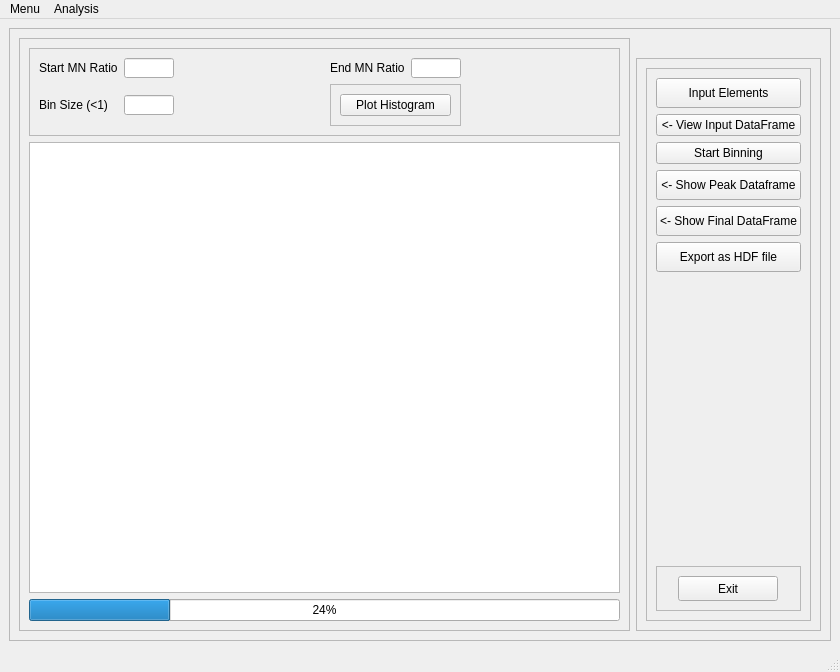
<?xml version="1.0" encoding="UTF-8"?>
<ui version="4.0">
 <class>MainWindow</class>
 <widget class="QMainWindow" name="MainWindow">
  <property name="geometry">
   <rect>
    <x>0</x>
    <y>0</y>
    <width>840</width>
    <height>672</height>
   </rect>
  </property>
  <property name="windowTitle">
   <string>LHT-Image Analyzer</string>
  </property>
  <widget class="QWidget" name="centralwidget">
   <layout class="QGridLayout" name="gridLayout">
    <item row="0" column="0">
     <widget class="QFrame" name="frame">
      <property name="frameShape">
       <enum>QFrame::StyledPanel</enum>
      </property>
      <property name="frameShadow">
       <enum>QFrame::Raised</enum>
      </property>
      <layout class="QGridLayout" name="gridLayout_8">
       <item row="2" column="0" rowspan="2">
        <widget class="QFrame" name="frame_3">
         <property name="frameShape">
          <enum>QFrame::StyledPanel</enum>
         </property>
         <property name="frameShadow">
          <enum>QFrame::Raised</enum>
         </property>
         <layout class="QGridLayout" name="gridLayout_3">
          <item row="3" column="0">
           <widget class="QProgressBar" name="progressBar">
            <property name="maximumSize">
             <size>
              <width>16777215</width>
              <height>16777215</height>
             </size>
            </property>
            <property name="value">
             <number>24</number>
            </property>
           </widget>
          </item>
          <item row="2" column="0">
           <widget class="QTableView" name="tableView">
            <property name="sizeAdjustPolicy">
             <enum>QAbstractScrollArea::AdjustToContents</enum>
            </property>
            <property name="sortingEnabled">
             <bool>true</bool>
            </property>
           </widget>
          </item>
          <item row="1" column="0">
           <widget class="QFrame" name="frame_9">
            <property name="frameShape">
             <enum>QFrame::StyledPanel</enum>
            </property>
            <property name="frameShadow">
             <enum>QFrame::Raised</enum>
            </property>
            <layout class="QGridLayout" name="gridLayout_4">
             <item row="2" column="3">
              <widget class="QLineEdit" name="lineEdit_3">
               <property name="sizePolicy">
                <sizepolicy hsizetype="Minimum" vsizetype="Fixed">
                 <horstretch>0</horstretch>
                 <verstretch>0</verstretch>
                </sizepolicy>
               </property>
               <property name="minimumSize">
                <size>
                 <width>50</width>
                 <height>20</height>
                </size>
               </property>
               <property name="maximumSize">
                <size>
                 <width>50</width>
                 <height>20</height>
                </size>
               </property>
               <property name="toolTip">
                <string>Bin size increment for histogram plot</string>
               </property>
              </widget>
             </item>
             <item row="0" column="3">
              <widget class="QLineEdit" name="lineEdit">
               <property name="sizePolicy">
                <sizepolicy hsizetype="Minimum" vsizetype="Fixed">
                 <horstretch>0</horstretch>
                 <verstretch>0</verstretch>
                </sizepolicy>
               </property>
               <property name="minimumSize">
                <size>
                 <width>50</width>
                 <height>20</height>
                </size>
               </property>
               <property name="maximumSize">
                <size>
                 <width>50</width>
                 <height>20</height>
                </size>
               </property>
               <property name="toolTip">
                <string>Start range of MN ratio</string>
               </property>
              </widget>
             </item>
             <item row="0" column="5">
              <widget class="QLabel" name="label_2">
               <property name="text">
                <string>End MN Ratio</string>
               </property>
              </widget>
             </item>
             <item row="0" column="6">
              <widget class="QLineEdit" name="lineEdit_2">
               <property name="sizePolicy">
                <sizepolicy hsizetype="Maximum" vsizetype="Fixed">
                 <horstretch>0</horstretch>
                 <verstretch>0</verstretch>
                </sizepolicy>
               </property>
               <property name="minimumSize">
                <size>
                 <width>50</width>
                 <height>20</height>
                </size>
               </property>
               <property name="maximumSize">
                <size>
                 <width>50</width>
                 <height>20</height>
                </size>
               </property>
               <property name="toolTip">
                <string>End range of MN ratio</string>
               </property>
              </widget>
             </item>
             <item row="0" column="4">
              <spacer name="horizontalSpacer">
               <property name="orientation">
                <enum>Qt::Horizontal</enum>
               </property>
               <property name="sizeHint" stdset="0">
                <size>
                 <width>40</width>
                 <height>20</height>
                </size>
               </property>
              </spacer>
             </item>
             <item row="2" column="5" colspan="2">
              <widget class="QFrame" name="frame_5">
               <property name="frameShape">
                <enum>QFrame::StyledPanel</enum>
               </property>
               <property name="frameShadow">
                <enum>QFrame::Raised</enum>
               </property>
               <layout class="QGridLayout" name="gridLayout_7">
                <item row="0" column="0">
                 <widget class="QPushButton" name="pushButton_2">
                  <property name="maximumSize">
                   <size>
                    <width>200</width>
                    <height>16777215</height>
                   </size>
                  </property>
                  <property name="toolTip">
                   <string>Plot histogram between given points</string>
                  </property>
                  <property name="text">
                   <string>Plot Histogram</string>
                  </property>
                 </widget>
                </item>
               </layout>
              </widget>
             </item>
             <item row="0" column="2">
              <widget class="QLabel" name="label">
               <property name="text">
                <string>Start MN Ratio</string>
               </property>
              </widget>
             </item>
             <item row="2" column="2">
              <widget class="QLabel" name="label_3">
               <property name="text">
                <string>Bin Size (&lt;1)</string>
               </property>
              </widget>
             </item>
             <item row="0" column="7">
              <spacer name="horizontalSpacer_2">
               <property name="orientation">
                <enum>Qt::Horizontal</enum>
               </property>
               <property name="sizeHint" stdset="0">
                <size>
                 <width>40</width>
                 <height>20</height>
                </size>
               </property>
              </spacer>
             </item>
            </layout>
           </widget>
          </item>
         </layout>
        </widget>
       </item>
       <item row="3" column="2">
        <widget class="QFrame" name="frame_2">
         <property name="frameShape">
          <enum>QFrame::StyledPanel</enum>
         </property>
         <property name="frameShadow">
          <enum>QFrame::Raised</enum>
         </property>
         <layout class="QGridLayout" name="gridLayout_6">
          <item row="0" column="0">
           <widget class="QFrame" name="frame_7">
            <property name="frameShape">
             <enum>QFrame::StyledPanel</enum>
            </property>
            <property name="frameShadow">
             <enum>QFrame::Raised</enum>
            </property>
            <layout class="QGridLayout" name="gridLayout_2">
             <item row="2" column="0">
              <widget class="QPushButton" name="pushButton">
               <property name="maximumSize">
                <size>
                 <width>200</width>
                 <height>30</height>
                </size>
               </property>
               <property name="toolTip">
                <string>View first 5 rows of input matlab file</string>
               </property>
               <property name="text">
                <string>&lt;- View Input DataFrame</string>
               </property>
              </widget>
             </item>
             <item row="4" column="0">
              <widget class="QPushButton" name="pushButton_4">
               <property name="maximumSize">
                <size>
                 <width>200</width>
                 <height>30</height>
                </size>
               </property>
               <property name="toolTip">
                <string>Start binning after completing table</string>
               </property>
               <property name="text">
                <string>Start Binning</string>
               </property>
              </widget>
             </item>
             <item row="5" column="0">
              <widget class="QPushButton" name="pushButton_7">
               <property name="minimumSize">
                <size>
                 <width>0</width>
                 <height>30</height>
                </size>
               </property>
               <property name="toolTip">
                <string>Display the detected peaks as dataframe</string>
               </property>
               <property name="text">
                <string>&lt;- Show Peak Dataframe</string>
               </property>
              </widget>
             </item>
             <item row="6" column="0">
              <widget class="QPushButton" name="pushButton_8">
               <property name="minimumSize">
                <size>
                 <width>0</width>
                 <height>30</height>
                </size>
               </property>
               <property name="toolTip">
                <string>Show the contents of final dataframe before save</string>
               </property>
               <property name="text">
                <string>&lt;- Show Final DataFrame</string>
               </property>
              </widget>
             </item>
             <item row="7" column="0">
              <widget class="QPushButton" name="pushButton_5">
               <property name="minimumSize">
                <size>
                 <width>0</width>
                 <height>30</height>
                </size>
               </property>
               <property name="toolTip">
                <string>Export final mapped dataframe</string>
               </property>
               <property name="text">
                <string>Export as HDF file</string>
               </property>
              </widget>
             </item>
             <item row="1" column="0">
              <widget class="QPushButton" name="pushButton_3">
               <property name="minimumSize">
                <size>
                 <width>0</width>
                 <height>30</height>
                </size>
               </property>
               <property name="toolTip">
                <string>Enter ions and their bin parameters in a table</string>
               </property>
               <property name="toolTipDuration">
                <number>-1</number>
               </property>
               <property name="statusTip">
                <string/>
               </property>
               <property name="whatsThis">
                <string/>
               </property>
               <property name="text">
                <string>Input Elements</string>
               </property>
              </widget>
             </item>
             <item row="9" column="0">
              <widget class="QFrame" name="frame_4">
               <property name="frameShape">
                <enum>QFrame::StyledPanel</enum>
               </property>
               <property name="frameShadow">
                <enum>QFrame::Raised</enum>
               </property>
               <layout class="QGridLayout" name="gridLayout_5">
                <item row="0" column="0">
                 <widget class="QPushButton" name="pushButton_6">
                  <property name="sizePolicy">
                   <sizepolicy hsizetype="Preferred" vsizetype="Fixed">
                    <horstretch>0</horstretch>
                    <verstretch>0</verstretch>
                   </sizepolicy>
                  </property>
                  <property name="minimumSize">
                   <size>
                    <width>100</width>
                    <height>25</height>
                   </size>
                  </property>
                  <property name="maximumSize">
                   <size>
                    <width>75</width>
                    <height>30</height>
                   </size>
                  </property>
                  <property name="toolTip">
                   <string/>
                  </property>
                  <property name="layoutDirection">
                   <enum>Qt::LeftToRight</enum>
                  </property>
                  <property name="text">
                   <string>Exit</string>
                  </property>
                 </widget>
                </item>
               </layout>
              </widget>
             </item>
             <item row="8" column="0">
              <spacer name="verticalSpacer">
               <property name="orientation">
                <enum>Qt::Vertical</enum>
               </property>
               <property name="sizeHint" stdset="0">
                <size>
                 <width>20</width>
                 <height>40</height>
                </size>
               </property>
              </spacer>
             </item>
            </layout>
           </widget>
          </item>
         </layout>
        </widget>
       </item>
       <item row="2" column="2">
        <widget class="QLabel" name="label_5">
         <property name="sizePolicy">
          <sizepolicy hsizetype="Preferred" vsizetype="Fixed">
           <horstretch>0</horstretch>
           <verstretch>0</verstretch>
          </sizepolicy>
         </property>
         <property name="text">
          <string/>
         </property>
         <property name="pixmap">
          <pixmap resource="UI_APTMainWindow_Images.qrc">:/newPrefix/Logo.png</pixmap>
         </property>
         <property name="scaledContents">
          <bool>true</bool>
         </property>
        </widget>
       </item>
      </layout>
     </widget>
    </item>
   </layout>
  </widget>
  <widget class="QMenuBar" name="menubar">
   <property name="geometry">
    <rect>
     <x>0</x>
     <y>0</y>
     <width>840</width>
     <height>21</height>
    </rect>
   </property>
   <widget class="QMenu" name="menuMenu">
    <property name="title">
     <string>Menu</string>
    </property>
    <addaction name="actionOpenMatFile"/>
    <addaction name="actionExit"/>
   </widget>
   <widget class="QMenu" name="menuAnalysis">
    <property name="title">
     <string>Analysis</string>
    </property>
    <addaction name="actionMono_Layer_Analysis"/>
    <addaction name="actionAbstract_Layer_Analysis"/>
    <addaction name="separator"/>
    <addaction name="actionGM_SRO"/>
    <addaction name="actionComposition_Mapping"/>
   </widget>
   <addaction name="menuMenu"/>
   <addaction name="menuAnalysis"/>
  </widget>
  <widget class="QStatusBar" name="statusbar"/>
  <action name="actionExit">
   <property name="text">
    <string>Exit</string>
   </property>
  </action>
  <action name="actionOpenMatFile">
   <property name="text">
    <string>Open .mat file</string>
   </property>
  </action>
  <action name="actionChange_Destination_Directory">
   <property name="text">
    <string>Change Destination Directory</string>
   </property>
  </action>
  <action name="actionMAnual">
   <property name="text">
    <string>Manual</string>
   </property>
  </action>
  <action name="actionSemi_Auto_OCR">
   <property name="text">
    <string>Semi-Auto (OCR)</string>
   </property>
  </action>
  <action name="actionMono_Layer_Analysis">
   <property name="text">
    <string>Mono-Layer Analysis</string>
   </property>
   <property name="statusTip">
    <string/>
   </property>
  </action>
  <action name="actionAbstract_Layer_Analysis">
   <property name="text">
    <string>Abstract-Layer Analysis</string>
   </property>
  </action>
  <action name="actionGM_SRO">
   <property name="text">
    <string>GM-SRO</string>
   </property>
  </action>
  <action name="actionComposition_Mapping">
   <property name="text">
    <string>Composition Mapping</string>
   </property>
  </action>
 </widget>
 <resources>
  <include location="UI_APTMainWindow_Images.qrc"/>
  <include location="UI_APTMainWindow_Images.qrc"/>
 </resources>
 <connections/>
</ui>
